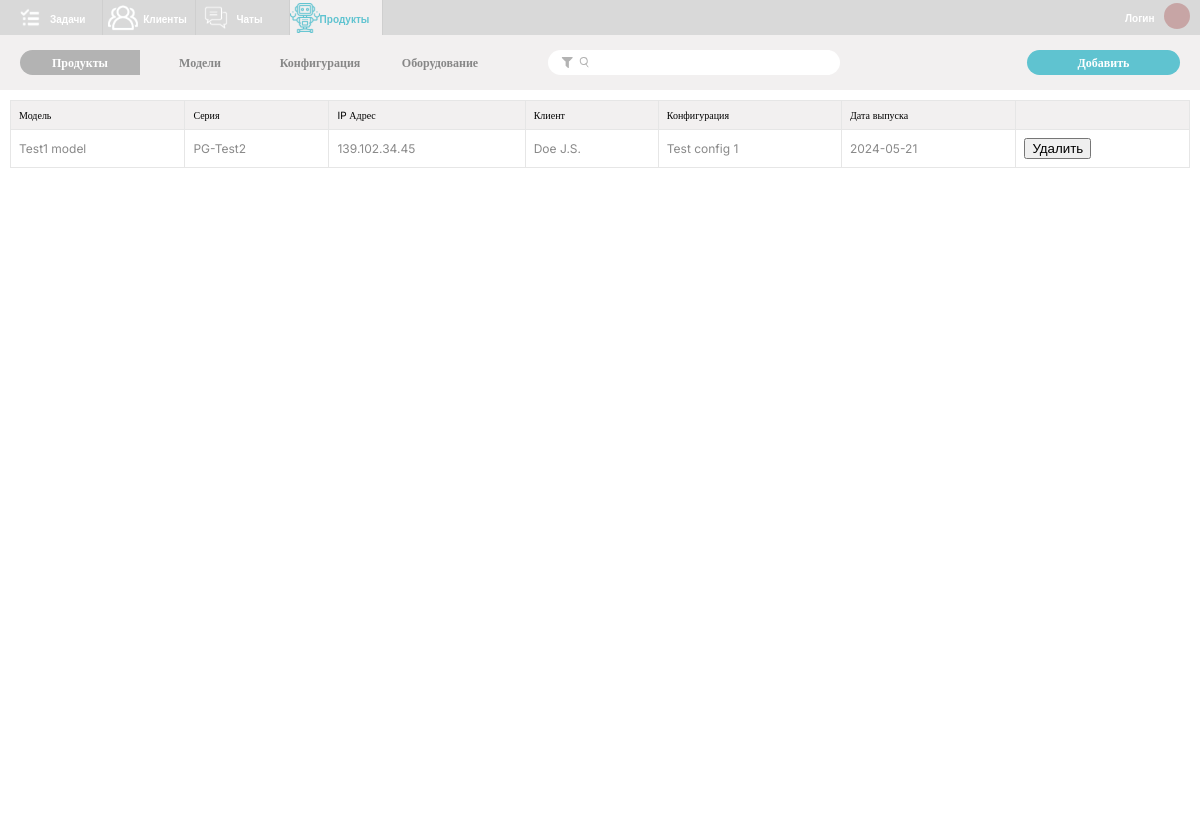
Screenshot of /product/products.php with the database file from the repository.
### tables this page shows
CREATE TABLE `products` (
  `id` int NOT NULL,
  `configuration_id` int DEFAULT NULL,
  `series` text,
  `ip` text,
  `release_date` date DEFAULT NULL,
  `client_id` int DEFAULT NULL,
  `model_id` int DEFAULT NULL
);

CREATE TABLE `models` (
  `id` int NOT NULL,
  `name` text
);

CREATE TABLE `clients` (
  `id_client` int NOT NULL,
  `first_name` varchar(100) DEFAULT NULL,
  `middle_name` varchar(100) DEFAULT NULL,
  `last_name` varchar(100) DEFAULT NULL,
  `deleted` tinyint(1) DEFAULT '0',
  `company_name` varchar(255) DEFAULT NULL,
  `contact_phone` varchar(20) DEFAULT NULL,
  `email` varchar(100) DEFAULT NULL,
  `inn` varchar(20) DEFAULT NULL,
  `username` varchar(45) NOT NULL,
  `chat_id` bigint NOT NULL
);

CREATE TABLE `configurations` (
  `id` int NOT NULL,
  `name` text NOT NULL
);

### product/products.php (the view, shortened to what this page needs)
<?php
global $conn;
$sqlGetProducts = "SELECT
    products.id,
    models.id AS model_id,
    models.name AS model_name,
    products.series,
    products.ip,
    clients.id_client AS client_id,
    clients.first_name,
    clients.middle_name,
    clients.last_name,
    configurations.id AS configuration_id,
    configurations.name AS configuration_name,
    products.release_date
FROM products
INNER JOIN configurations ON products.configuration_id = configurations.id
INNER JOIN clients ON products.client_id = clients.id_client
INNER JOIN models ON products.model_id = models.id;";
$result = $conn->query($sqlGetProducts);
?>
<!DOCTYPE html>
<html lang="en">
<head>
    <link rel="stylesheet" href="../CSS/Issue_Styl.css">
    <link rel="stylesheet" href="../CSS/product.css">
    <link rel="stylesheet" href="../CSS/completerstylee.css">
</head>
                        <?php
                        $statusSql = "SELECT * FROM clients";
                        $statusResult = $conn->query($statusSql);
                        ?>
<body>
<header>
    <div class="header-container">
        <div class="nav-item">
            <a href="../Tasks.php" class="rectangle-9 client" style="text-decoration: none;">
                <img src="../IMG/image-70.svg" alt="Задачи" width="30" height="30"/>
                <span class="nav-text">Задачи</span>
            </a>
        </div>
        <div class="nav-item">
            <a href="../Clients.php" class="rectangle-9 client" style="text-decoration: none;">
                <img src="../IMG/image-80.svg" alt="Клиенты" width="21" height="21"/>
                <span class="nav-text">Клиенты</span>
            </a>
        </div>
        <div class="nav-item">
            <a href="../Chats.php" class="rectangle-9 chat" style="text-decoration: none;">
                <img src="../IMG/image-90.svg" alt="Чаты" width="28" height="24"/>
                <span class="nav-text">Чаты</span>
            </a>
        </div>
        <div class="nav-item active">
            <div class="rectangle-9" style="text-decoration: none;">
                <img src="../IMG/image30-active.svg" alt="Продукты" width="28" height="24"/>
                <span class="nav-text active">Продукты</span>
            </div>
        </div>
    </div>
    <div class="login-avatar-container">
        <div class="login-text">Логин</div>
        <div class="avatar">
            <svg xmlns="http://www.w3.org/2000/svg" width="26" height="26" viewBox="0 0 26 26" fill="none">
                <circle cx="13" cy="13" r="13" fill="#C7A5A5"/>
            </svg>
        </div>
    </div>
</header>
<div class="header-content">
    <div class="second-panel">
        <div class="panel-item active">
            <div style="text-decoration: none;">
                <span>Продукты</span>
            </div>
        </div>
        <div class="panel-item" id="kanban">
            <a href="./models.php" style="text-decoration: none;">
                <span>Модели</span>
            </a>
        </div>
        <div class="panel-item" id="calendar">
            <a href="./configuration.php" style="text-decoration: none;">
                <span>Конфигурация</span>
            </a>
        </div>
        <div class="panel-item" id="gant">
            <a href="./equipment.php" style="text-decoration: none;">
                <span>Оборудование</span>
            </a>
        </div>
    </div>
    <div class="search-panel">
        <div class="custom-select-wrapper">
            <div style="display: flex">
                <img src="../IMG/Polygon2.svg" alt="Select" id="customSelect">
            </div>
        </div>
        <img src="../IMG/Search.svg" alt="Search"/>
        <input type="text" id="keywordInput"/>
    </div>
    <div class="add-button" onclick="openTaskAddIssueWindow()"><span>Добавить</span></div>
</div>
<div class="task-list-container">
    <table class="task-table">
        <thead>
        <tr>
            <th>Модель</th>
            <th>Серия</th>
            <th>IP Адрес</th>
            <th>Клиент</th>
            <th>Конфигурация</th>
            <th>Дата выпуска</th>
            <th></th>
        </tr>
        </thead>
        <tbody>
        <?php
        if ($result->num_rows > 0) {
            while ($row = $result->fetch_assoc()) {
                echo "<tr>";
                echo "<td onclick='openEditModal(" . json_encode($row) . ")'>" . $row['model_name'] . "</td>";
                echo "<td onclick='openEditModal(" . json_encode($row) . ")'>" . $row['series'] . "</td>";
                echo "<td onclick='openEditModal(" . json_encode($row) . ")'>" . $row['ip'] . "</td>";
                echo "<td onclick='openEditModal(" . json_encode($row) . ")'>"
                    . $row['middle_name'] . " " .
                    mb_substr($row['first_name'], 0, 1) . "." .
                    mb_substr($row['last_name'], 0, 1) . "." .
                    "</td>";
                echo "<td onclick='openEditModal(" . json_encode($row) . ")'>" . $row['configuration_name'] . "</td>";
                echo "<td onclick='openEditModal(" . json_encode($row) . ")'>" . $row['release_date'] . "</td>";
                echo "<td><button class='delete-button' onclick='deleteRecord(" . $row['id'] . ")'>Удалить</button></td>";
                echo "</tr>";
            }
        } else {
            echo "<tr><td colspan='8'>Нет данных для отображения</td></tr>";
        }
        ?>
        </tbody>
    </table>
</div>
</body>
</html>

### CSS/Issue_Styl.css (style rules this page uses)
body { margin: 0; padding: 0; color: #898989; font-family: Inter; font-size: 12px; font-style: normal; line-height: normal; }

### CSS/product.css (style rules this page uses)
body { margin: 0; font-family: Inter; overflow: hidden; background-color: #F2F0F0; }
header { width: 100%; height: 35px; background-color: #D9D9D9; display: flex; justify-content: space-between; align-items: center; padding: 0 10px; }
.header-container { display: flex; }
.nav-item { flex-shrink: 0; position: relative; }
.rectangle-9::after { content: ""; width: 1px; height: 35px; background: #CFCFCF; position: absolute; top: 0; right: 0; }
.rectangle-9 { background: #d9d9d9; width: 93.21px; height: 35px; position: relative; display: flex; align-items: center; cursor: pointer; }
.rectangle-9 img { width: 30px; height: 30px; flex-shrink: 0; }
.rectangle-9.client img { margin-right: 5px; margin-left: 5px; }
.rectangle-9.chat img { margin-right: 5px; margin-left: 5px; }
.nav-text { width: 39.244px; height: 9.479px; flex-shrink: 0; color: #5FC3D0; font-size: 10px; font-style: normal; font-weight: 700; line-height: normal; }
.client .nav-text { width: 46.112px; height: 9px; color: #FFF; }
.chat .nav-text { width: 29.433px; height: 10px; color: #FFF; }
.active .rectangle-9 { background-color: #F2F0F0; }
.login-avatar-container { display: flex; align-items: center; margin-right: 20px; }
.login-text { margin-right: 5px; width: 34px; height: 12px; flex-shrink: 0; color: #FFF; font-size: 10px; font-style: normal; font-weight: 700; line-height: normal; }
.header-content { margin-top: 15px; display: flex; align-items: center; margin-left: 10px; padding: 0 10px; }
.second-panel { display: flex; width: 276px; height: 25px; flex-shrink: 0; background-color: #F2F0F0; margin-right: 208px; }
.panel-item { width: 120px; height: 25px; flex-shrink: 0; display: flex; align-items: center; justify-content: center; cursor: pointer; }
.panel-item.active { background-color: #B3B3B3; border-radius: 30px 0 0 30px; }
.panel-item > a { font-family: Inter; font-size: 12px; font-style: normal; font-weight: 700; line-height: normal; color: #878787; }
.panel-item.active > div { font-family: Inter; font-size: 12px; font-style: normal; font-weight: 700; line-height: normal; color: #FFFFFF; }
.search-panel { margin-right: 187px; width: 272px; height: 25px; flex-shrink: 0; border-radius: 30px; background: #FFF; display: flex; align-items: center; padding: 0 10px; overflow: hidden; }
.search-panel img { margin-left: 3px; margin-right: 3px; }
.search-panel input { border: none; outline: none; width: calc(100% - 22px); height: 25px; font-family: Inter; font-size: 12px; font-style: normal; font-weight: 400; line-height: normal; }
.add-button { margin-left: auto; margin-right: 10px; width: 153px; height: 25px; flex-shrink: 0; border-radius: 30px; background: #5FC3D0; cursor: pointer; display: flex; align-items: center; justify-content: center; }
.add-button span { color: #FFF; font-family: Inter; font-size: 12px; font-style: normal; font-weight: 700; line-height: normal; }
.task-list-container { width: calc(100% - 20px); height: calc(100vh - 94px); background: #FFF; margin-top: 15px; padding: 10px; overflow: auto; }
.task-table { width: 100%; border-collapse: collapse; }
.task-table th, .task-table td { border: 1px solid #E6E6E6; padding: 8px; text-align: left; }
.task-table th { background-color: #F2F0F0; color: #000; font-family: Inter; font-size: 10px; font-style: normal; font-weight: 400; line-height: normal; }

### CSS/completerstylee.css (style rules this page uses)
body { margin: 0; padding: 0; color: #898989; font-family: 'Inter', sans-serif; font-size: 12px; font-weight: 400; line-height: normal; }

### rows the page displays
products: model.name "Test1 model", series "PG-Test2", ip "139.102.34.45", client.middle_name "Doe", client.first_name "J", client.last_name "S", configuration.name "Test config 1", release_date "2024-05-21"
